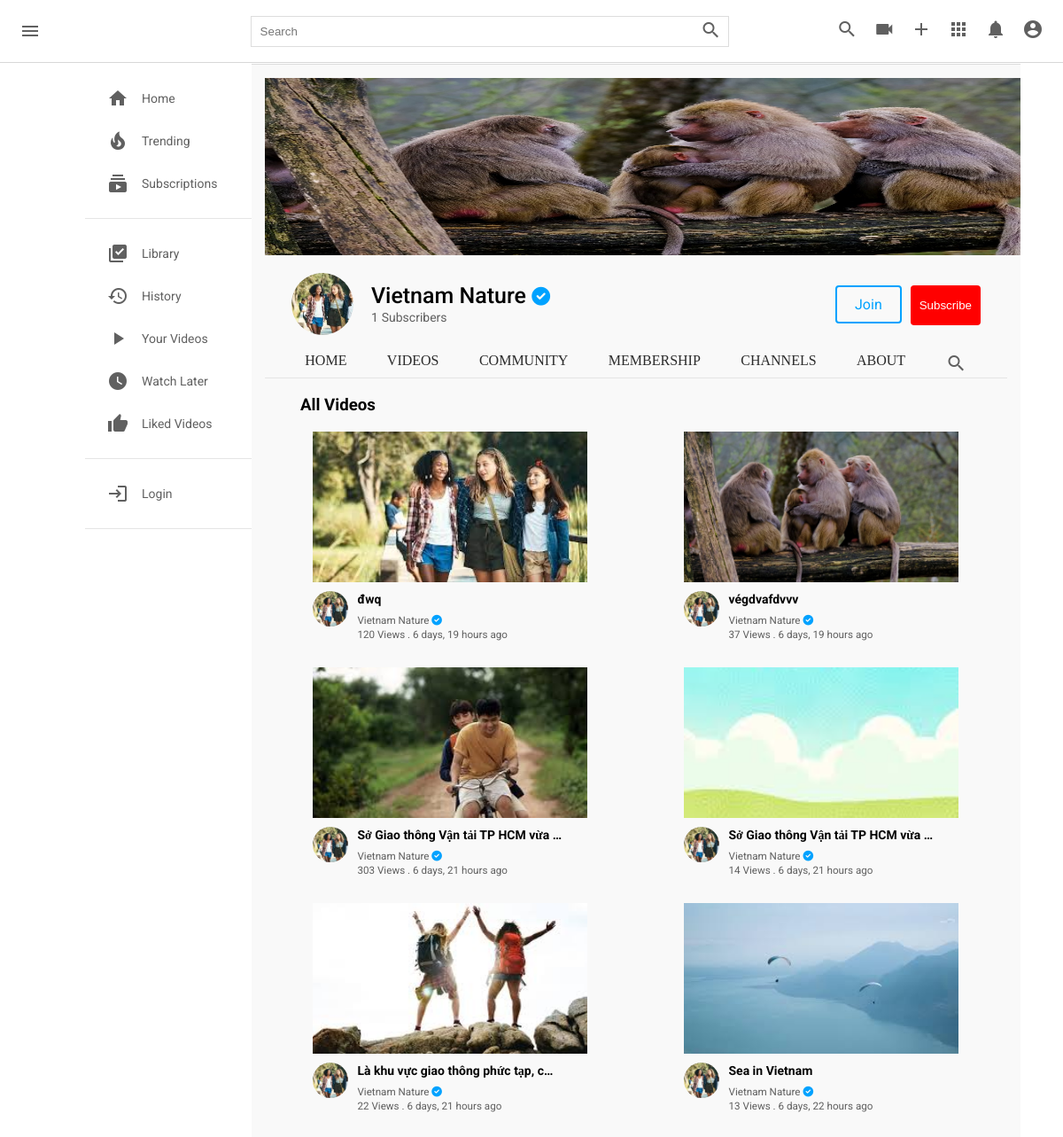
The app's page /c/1/video/, older data.
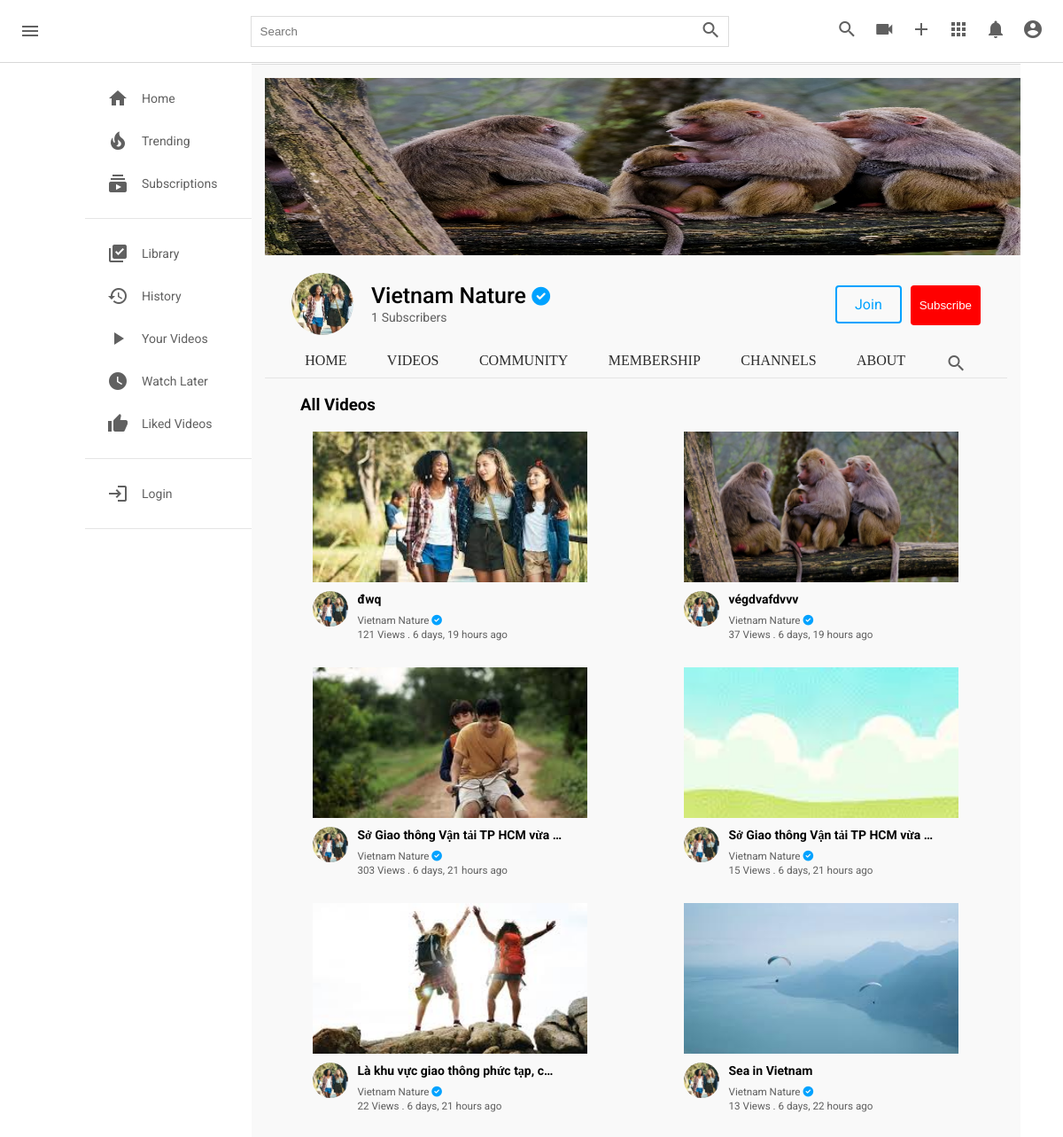
The same page, newer data.
### core/models.py (models this page shows, shortened)
class Video(models.Model):
  video = models.FileField(upload_to=user_directory_path)
  image = models.ImageField(upload_to=user_directory_path, null=True, blank=True)
  title = models.CharField(max_length=100)
  description = models.TextField(null=True, blank=True)
  tags = TaggableManager()
  date = models.DateTimeField(auto_now_add=True)
  visibility = models.CharField(choices=VISIBILITY, max_length=100, default="public")
  user = models.ForeignKey(User, on_delete=models.SET_NULL, null=True)
  views = models.PositiveIntegerField(default=0)
  likes = models.ManyToManyField(User, related_name="likes")
  featured = models.BooleanField(default=False)

### channel/models.py (models this page shows, shortened)
class Channel(models.Model):
  channel_art = models.ImageField(upload_to=user_directory_path, null=True, blank=True)
  image = models.ImageField(upload_to=user_directory_path, null=True, blank=True)
  full_name = models.CharField(max_length=200)
  channel_name = models.CharField(max_length=200)
  description = models.TextField(null=True, blank=True)
  keywords = TaggableManager()
  joined = models.DateTimeField(auto_now_add=True)
  status = models.CharField(choices=STATUS, max_length=100, default="active")
  user = models.OneToOneField(User, on_delete=models.SET_NULL, null=True, related_name="channel")
  subscribers = models.ManyToManyField(User, related_name="user_subs")
  verified = models.BooleanField(default=False)
  total_views = models.IntegerField(default=0)
  business_email = models.EmailField(null=True, blank=True)
  make_business_email_public = models.BooleanField(default=False)
  business_location = models.CharField(null=True, blank=True, max_length=500)
  make_business_location_public = models.BooleanField(default=False)
  website = models.URLField(default="https://my-website.com/")
  instagram = models.URLField(default="https://instagram.com/")
  facebook = models.URLField(default="https://facebook.com/")
  twitter = models.URLField(default="https://twitter.com/")

### channel/views.py (the view)
# urls.py: path("<channel_id>/video/", views.channel_videos, name="channel-videos"),
def channel_videos(request, channel_id):
  channel = get_object_or_404(Channel, id=channel_id)
  videos = Video.objects.filter(user=channel.user, visibility="public").order_by("-date")
  context = {
      "videos":videos,
      "channel":channel,
  }
  return render(request, "channel/channel-videos.html", context)

### templates/channel/channel-videos.html (shortened to what this page needs)
{% load static %}
<!DOCTYPE html>
<html lang="en">
<head>
    <link rel="stylesheet" href="{% static 'css/style.css' %}" type="text/css">
    <link rel="stylesheet" href="{% static 'css/single.css' %}" type="text/css">
    <link rel="stylesheet" href="https://use.fontawesome.com/releases/v6.0.0/css/all.css" />
</head>
<body>
    <div class="header">
        <a style="text-decoration: none;" href="{% url 'index' %}">
            <div class="header__left">
                <i id="menu" class="material-icons">menu</i>
            </div>
        </a>
        <div class="header__search">
            <form action="{% url 'search' %}" method="GET">
                <input type="text" placeholder="Search" name="q">
                <button><i class="material-icons">search</i></button>
            </form>
        </div>
        <div class="header__icons">
            <i class="material-icons display-this">search</i>
            <a href="{% url 'upload-video' %}"><i class="material-icons ">videocam</i></a>
            <a href="{% url 'create-community-post' request.user.channel.id %}"><i class="material-icons ">add</i></a>
            <i class="material-icons">apps</i>
            <i class="material-icons display-this">notifications</i>
            <a href="channel.html"><i id="drop-down" class="material-icons display-this">account_circle</i></a>
        </div>
    </div>
    <div class="mainBody">
        {% include 'partials/sidebar.html' %}
        <div class="videos">
            {% include 'channel/partials/channel-header.html' %}
            <div class="popular-video flex">
                <h3>All Videos</h3>
            </div>
            <br>
            <div class="videos__container">
                {% for v in videos %}
                <div class="video">
                    <div class="video__thumbnail">
                    {% if v.image %}
                    <a href="{% url 'video-detail' v.id %}"><img src="{{v.image.url}}" alt=""></a>
                    {% else %}
                    <a href="{% url 'video-detail' v.id %}"><img src="https://encrypted-tbn0.gstatic.com/images?q=tbn:ANd9GcQrf0lpB42PwkxZCIvkgPjzFbA4SMYVhjyVLDdrC5_OLJEAI4GCqBfknjVqIeqQXvHuX9A&usqp=CAU" alt=""></a>
                    {% endif %}
                    </div>
                    <div class="video__details">
                    <div class="author">
                        {% if v.user.channel.image %}
                        <a href="{% url 'channel-profile' v.user.channel.id %}"><img src="{{ v.user.channel.image.url }}" alt=""></a>
                        {% else %}
                        <a href="{% url 'channel-profile' v.user.channel.id %}"><img src="https://cdn-icons-png.flaticon.com/512/1053/1053244.png?w=360" alt=""></a>
                        {% endif %}
                    </div>
                    <div class="title">
                        <a href="{% url 'video-detail' v.id %}">
                        <h3>{{v.title|truncatechars:34}}</h3>
                        </a>
                        <a href="{% url 'channel-profile' v.user.channel.id %}">
                        <small>{{v.user.channel.channel_name}}
                            {% if v.user.channel.verified == True %}
                            <i class="fas fa-check-circle"></i>
                            {% endif %}
                        </small>
                        </a>
                        <span>
                        <small>{{ v.views }} View{{ v.views|pluralize }} . {{ v.date|timesince }} ago</small>
                        </span>
                    </div>
                    </div>
                </div>
                {% endfor %}
            </div>
        </div>
    </div>
</body>
</html>

Row changes from the older to the newer data that the page shows:
changed Video "đwq": views "120" → "121"
changed Video (number 4 of 6 on the later page): views "14" → "15"
